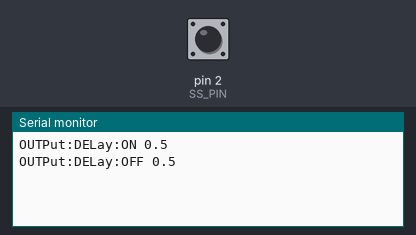
Simulated run of this sketch. Board: Arduino Uno, built with avr-gcc and run on an emulated ATmega328P. Shown: the last lines printed to the serial monitor. The inputs (shaded band) are chosen by the test bench; at power-on: pin 2 (SS_PIN) HIGH.

Above: at 1.2 s.
1.3 s: pin 2 (SS_PIN) pulled LOW for 0.6 s
At 1.9 s:
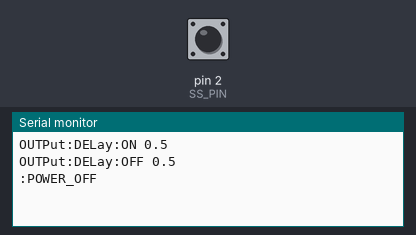
At 2.5 s:
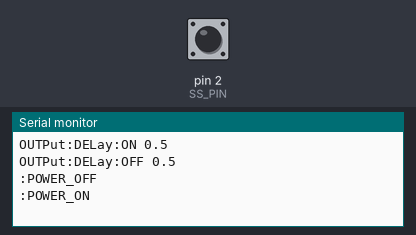

Measured:
- after the input at 1.3 s, the serial monitor: prints a new line after 0.20 s (image 1)

The sketch:

SS_PSW.ino
```cpp
#define SS_PIN 2
#define ON LOW
#define OFF HIGH

const String POWER_ON     =       ":POWER_ON";
const String POWER_OFF    =       ":POWER_OFF";
const String POWER_DELAY_ON   =   "OUTPut:DELay:ON 0.5";
const String POWER_DELAY_OFF  =   "OUTPut:DELay:OFF 0.5";

unsigned char LAST_SS_STATE = OFF;


void setup()
{
    pinMode(SS_PIN, INPUT_PULLUP);

    LAST_SS_STATE = !digitalRead(SS_PIN);

    Serial.begin(9600);
    Serial.println(POWER_DELAY_ON);
    Serial.println(POWER_DELAY_OFF);
}

void loop()
{
    if (LAST_SS_STATE == OFF)
    {
        if (digitalRead(SS_PIN) == ON)
        {
            while (digitalRead(SS_PIN) == ON)
            {
                delay(500);
            }
            LAST_SS_STATE = ON;
            Serial.println(POWER_ON);
        }
    }
    else
    {
        if (digitalRead(SS_PIN) == OFF)
        {
            while (digitalRead(SS_PIN) == OFF)
            {
                delay(500);
            }
            LAST_SS_STATE = OFF;
            Serial.println(POWER_OFF);
        }
    }


}
```
